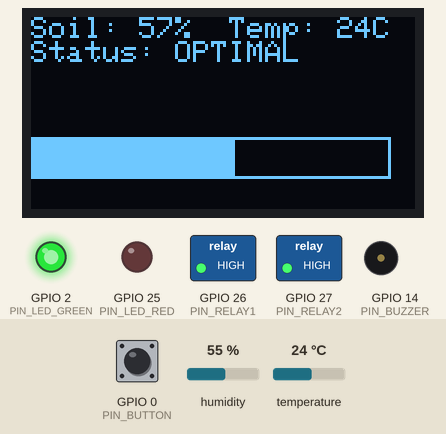
This sketch was run on a simulated ESP32. Parts: 128×64 one-colour display, switched loads named in the sketch (green lamp = pin HIGH), output pins drawn as LEDs (lit = HIGH), buzzer (waves = sounding, pin HIGH). The inputs (shaded band) are chosen by the test bench; at power-on: GPIO 0 (PIN_BUTTON) HIGH, humidity 55 %, temperature 24 °C. What the sketch prints to the serial monitor is not drawn.

Above: at 1.6 s.
1.7 s: GPIO 0 (PIN_BUTTON) pulled LOW for 0.15 s
At 1.86 s:
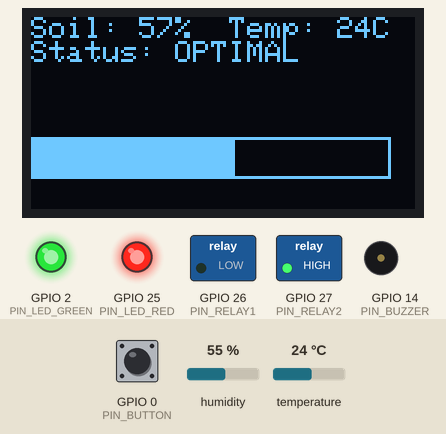
At 2.3 s:
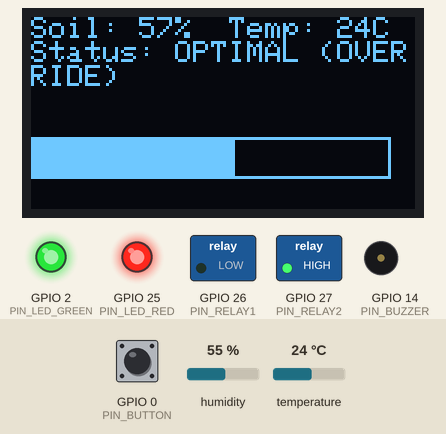
7.8 s: GPIO 0 (PIN_BUTTON) pulled LOW for 1 s
At 12.91 s:
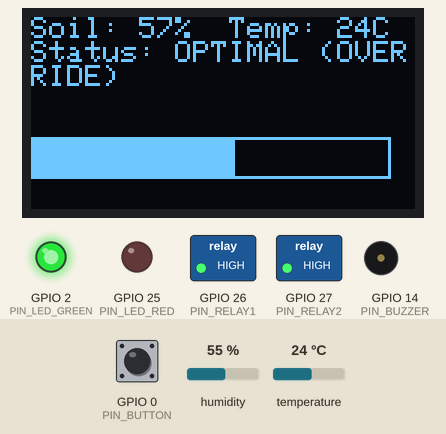
Timing chart, 0 to 14.4 s (numbered marks = the images above; inputs shaded):
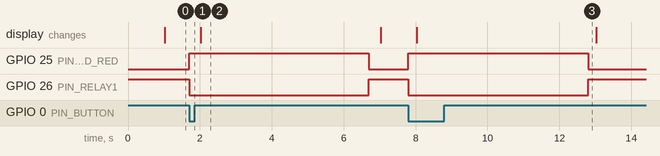

Measured:
- after the input at 1.7 s, GPIO 25 (PIN_LED_RED): LOW → HIGH at once, → LOW 5.0 s later; GPIO 26 (PIN_RELAY1): HIGH → LOW at once, → HIGH 5.0 s later
- after the input at 7.8 s, GPIO 25 (PIN_LED_RED): LOW → HIGH at once, → LOW 5.0 s later; GPIO 26 (PIN_RELAY1): HIGH → LOW at once, → HIGH 5.0 s later; the display: changes after 0.23 s (image 3)
- what the display in image 2 shows lasts 5.0 s, from 2.0 s to 7.0 s

The sketch:

plant_monitor.ino
```cpp
/*
  Project 4: Smart Plant Watering Monitor
  ESP32 + Capacitive Soil Moisture Sensor + DHT11 + Relay (pump) + OLED +
  Red/Green LEDs + Buzzer + manual override button

  Wiring:
    Soil sensor AOUT -> GPIO34 (ADC, 3.3V only — NEVER 5V on capacitive sensors)
    DHT11 DATA       -> GPIO4  (10kΩ pull-up to 3.3V)
    Relay IN1 (pump) -> GPIO26 (active LOW: LOW=ON, HIGH=OFF)
    Relay IN2        -> GPIO27 (unused in this project, held OFF)
    OLED SDA/SCL     -> GPIO21 / GPIO22 (I2C addr 0x3C)
    Push button       -> GPIO0, other leg to GND (INPUT_PULLUP)
    Red LED  (dry/pump active) -> GPIO25 (through 220Ω resistor)
    Green LED (optimal/ok)     -> GPIO2  (through 220Ω resistor)
    Buzzer            -> GPIO14 (short beep on entering DRY state)

  NOTE on the assignment's reference code: the snippet in the brief has
  `if(pumpOn && moisturePercent > 40) { pumpOn=false; digitalWrite(RELAY2, HIGH); }`
  — that's a typo in the brief (should be RELAY1, the same relay that was
  turned on). This sketch always drives the single pump relay correctly on
  GPIO26 for both the ON and OFF transitions.

  NOTE on GPIO0: this is the ESP32's boot-strapping pin. It works fine as a
  button in normal operation, but avoid holding it LOW at power-on/reset —
  that forces the board into flashing mode instead of booting your sketch.
*/

#include <Wire.h>
#include <Adafruit_GFX.h>
#include <Adafruit_SSD1306.h>
#include <DHT.h>

// ---------------- PIN MAP ----------------
#define PIN_SOIL       34
#define PIN_DHT         4
#define PIN_RELAY1     26   // pump
#define PIN_RELAY2     27   // unused, held OFF
#define PIN_BUTTON      0
#define PIN_LED_RED    25
#define PIN_LED_GREEN   2
#define PIN_BUZZER     14

#define DHTTYPE DHT11
DHT dht(PIN_DHT, DHTTYPE);

#define OLED_W 128
#define OLED_H 64
Adafruit_SSD1306 display(OLED_W, OLED_H, &Wire, -1);

// ---------------- CALIBRATION ----------------
// Measure these for YOUR specific sensor (dry air vs fully submerged in water)
// and record the actual values in your README.
int CAL_DRY = 3200;  // raw ADC reading in dry air
int CAL_WET = 1200;  // raw ADC reading fully submerged in water

// ---------------- TIMING ----------------
const unsigned long SENSOR_INTERVAL_MS = 5UL * 60UL * 1000UL; // 5 minutes (spec)
// For bench-testing/demo, temporarily lower this, e.g. 5000UL (5s), then
// change it back to the 5-minute value before recording your final demo.
unsigned long lastSensorRead = 0;

const unsigned long OVERRIDE_WATER_MS = 5000; // manual override: force-water 5s
unsigned long overrideStartMs = 0;
bool overrideActive = false;

// ---------------- STATE ----------------
float g_temp = 0;
int   g_soilPct = 0;
bool  pumpOn = false;

enum SoilState { DRY, OPTIMAL, WET };
SoilState soilState = OPTIMAL;

// ---------------- HELPERS ----------------
const char* soilStateName(SoilState s) {
  switch (s) {
    case DRY: return "DRY";
    case WET: return "WET";
    default:  return "OPTIMAL";
  }
}

void setPump(bool on) {
  pumpOn = on;
  digitalWrite(PIN_RELAY1, on ? LOW : HIGH); // active LOW
  digitalWrite(PIN_LED_RED, on ? HIGH : LOW);
}

void beepBuzzer() {
  digitalWrite(PIN_BUZZER, HIGH);
  delay(150);
  digitalWrite(PIN_BUZZER, LOW);
}

// ---------------- SENSOR READ ----------------
void readSensors() {
  int raw = analogRead(PIN_SOIL);
  int pct = map(raw, CAL_DRY, CAL_WET, 0, 100);
  g_soilPct = constrain(pct, 0, 100);

  float t = dht.readTemperature();
  if (!isnan(t)) g_temp = t;

  Serial.printf("[SENSOR] raw=%d soil=%d%% temp=%.1fC\n", raw, g_soilPct, g_temp);
}

// ---------------- AUTOMATION ----------------
void applyAutomation() {
  SoilState prevState = soilState;

  if (g_soilPct < 30) soilState = DRY;
  else if (g_soilPct > 70) soilState = WET;
  else soilState = OPTIMAL;

  if (soilState == DRY && prevState != DRY) {
    beepBuzzer(); // audible alert on entering DRY
  }

  digitalWrite(PIN_LED_GREEN, (soilState == OPTIMAL || soilState == WET) ? HIGH : LOW);

  if (overrideActive) return; // manual override skips automatic hysteresis

  // Hysteresis: ON below 30%, OFF only above 40%
  if (!pumpOn && g_soilPct < 30) setPump(true);
  if (pumpOn  && g_soilPct > 40) setPump(false);
}

// ---------------- MANUAL OVERRIDE ----------------
void handleButton() {
  static bool lastBtn = false;
  bool btn = digitalRead(PIN_BUTTON) == LOW; // pressed

  if (btn && !lastBtn && !overrideActive) {
    overrideActive = true;
    overrideStartMs = millis();
    setPump(true);
    Serial.println("[OVERRIDE] Manual watering started (5s)");
  }
  lastBtn = btn;

  if (overrideActive && millis() - overrideStartMs > OVERRIDE_WATER_MS) {
    overrideActive = false;
    setPump(false);
    Serial.println("[OVERRIDE] Manual watering finished, resuming AUTO mode");
  }
}

// ---------------- OLED ----------------
void updateOled() {
  display.clearDisplay();
  display.setTextSize(1);
  display.setTextColor(SSD1306_WHITE);
  display.setCursor(0, 0);

  display.printf("Soil: %d%%  Temp: %.0fC\n", g_soilPct, g_temp);
  display.printf("Status: %s%s\n", soilStateName(soilState), overrideActive ? " (OVERRIDE)" : "");
  display.println();

  // Moisture bar graph
  int barX = 0, barY = 40, barW = 120, barH = 14;
  display.drawRect(barX, barY, barW, barH, SSD1306_WHITE);
  int fillW = map(g_soilPct, 0, 100, 0, barW - 2);
  display.fillRect(barX + 1, barY + 1, fillW, barH - 2, SSD1306_WHITE);

  display.display();
}

// ---------------- SETUP / LOOP ----------------
void setup() {
  Serial.begin(115200);

  pinMode(PIN_RELAY1, OUTPUT);
  pinMode(PIN_RELAY2, OUTPUT);
  pinMode(PIN_LED_RED, OUTPUT);
  pinMode(PIN_LED_GREEN, OUTPUT);
  pinMode(PIN_BUZZER, OUTPUT);
  pinMode(PIN_BUTTON, INPUT_PULLUP);

  digitalWrite(PIN_RELAY1, HIGH); // pump OFF (active LOW)
  digitalWrite(PIN_RELAY2, HIGH); // unused relay channel, held OFF
  digitalWrite(PIN_LED_RED, LOW);
  digitalWrite(PIN_LED_GREEN, LOW);
  digitalWrite(PIN_BUZZER, LOW);

  dht.begin();

  Wire.begin(21, 22);
  if (!display.begin(SSD1306_SWITCHCAPVCC, 0x3C)) {
    Serial.println("[OLED] init failed");
  }
  display.clearDisplay();
  display.setTextColor(SSD1306_WHITE);
  display.setCursor(0, 20);
  display.println("Plant Monitor booting...");
  display.display();

  readSensors();
  applyAutomation();
  lastSensorRead = millis();

  Serial.println("[BOOT] Smart Plant Watering Monitor ready");
}

void loop() {
  unsigned long now = millis();

  handleButton();

  if (now - lastSensorRead >= SENSOR_INTERVAL_MS) {
    readSensors();
    applyAutomation();
    updateOled();
    lastSensorRead = now;
  }

  // Keep OLED responsive to override state changes without waiting for
  // the next full sensor cycle
  static unsigned long lastOledRefresh = 0;
  if (now - lastOledRefresh >= 1000) {
    updateOled();
    lastOledRefresh = now;
  }
}
```
